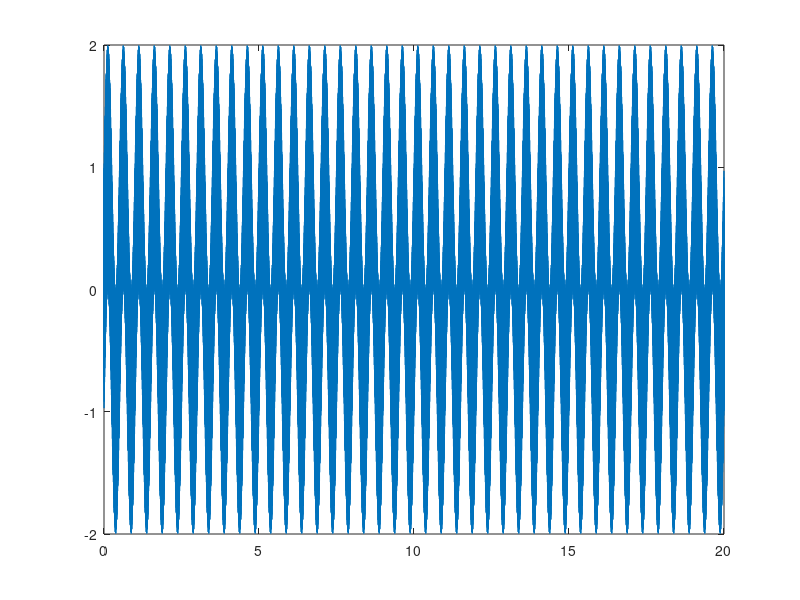

This figure's MATLAB source: (Note: this script raises an error after producing the figure.)
function filtering

fs = 2048;
timePeriod = 1 / fs


timeBase = 20;
myLen = timeBase / timePeriod;
t = (0:myLen-1) * timePeriod;

% Creating test signal
x_sin = sin(2*pi*2*t) + sin(2*pi*5000*t);

% Plot test signal
figure(1)
plot(t, x_sin)
axis([0 20 -2 2])

% Filter test signal
output = butterworthFilter(fs, x_sin);

% Plot result
figure(2)
plot(t, output)
axis([0 20 -2 2])

end